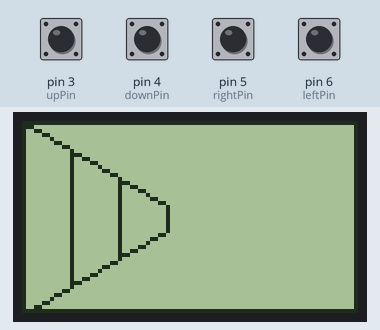
Recording of a sketch running on a simulated Arduino Uno, built with avr-gcc and run on an emulated ATmega328P. Shown: 84×48 one-colour display. Inputs (shaded band) come from the test bench; at power-on: pin 3 (upPin), pin 4 (downPin), pin 5 (rightPin), pin 6 (leftPin) HIGH. What the sketch prints to the serial monitor is not drawn.

Above: at 1.2 s.
1.3 s: pin 3 (upPin) pulled LOW for 1 s
At 2.04 s:
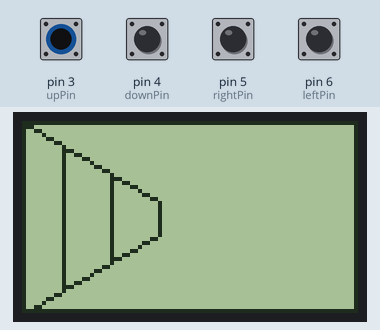
3.8 s: pin 6 (leftPin) pulled LOW for 0.15 s
At 5.8 s:
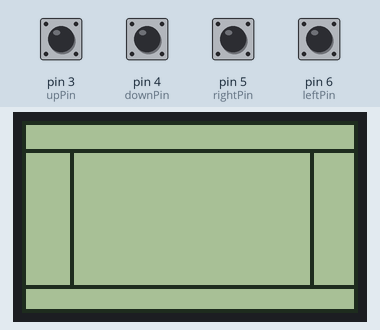
6.6 s: pin 4 (downPin) pulled LOW for 0.15 s
At 8.7 s:
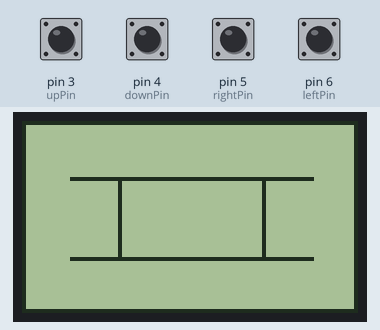
9.0 s: pin 5 (rightPin) pulled LOW for 0.15 s
At 10.5 s:
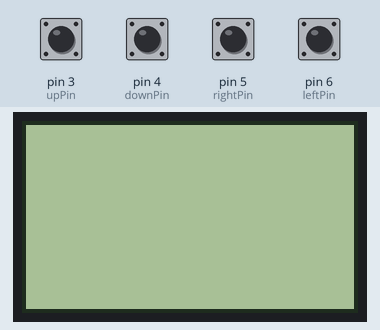
11.7 s: pin 3 (upPin) pulled LOW for 0.15 s
At 12.8 s:
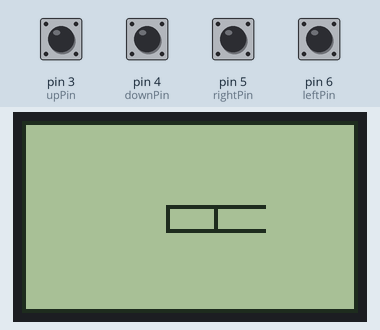
13.9 s: pin 4 (downPin) pulled LOW for 1 s
At 14.83 s:
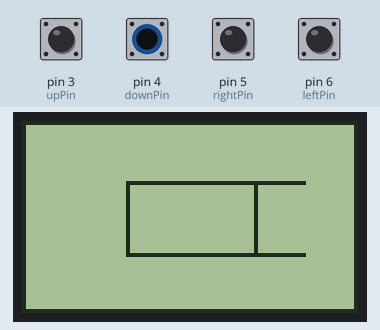
Timing chart, 0 to 16.9 s (numbered marks = the images above; inputs shaded):
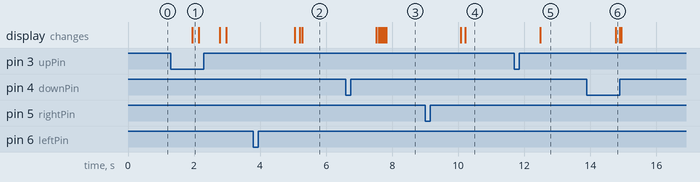

Measured:
- after the input at 1.3 s, the display: changes after 0.64 s (image 1)
- after the input at 3.8 s, the display: first changes after 1.3 s (image 2 shows a later state)
- after the input at 6.6 s, the display: first changes after 0.92 s (image 3 shows a later state)
- after the input at 9.0 s, the display: first changes after 1.1 s (image 4 shows a later state)
- after the input at 11.7 s, the display: changes after 0.79 s (image 5)
- after the input at 13.9 s, the display: changes after 0.86 s (image 6)

The sketch:

_3D_Maze_10.ino
```cpp
 // .ino (arduino) file

//--- include necessary header files ---
#include "blink.h"  // blink the led
#include "Point.h" // class for point
#include "Debug.h" // Prints  to Serial Monitor
#include "Maze.h"  // maze
#include "Buttons.h" // buttons
#include "Drawing.h" // graphics

#include "U8glib.h"// LCD library

//---- Main ----
void setup(void) {
  Serial.begin(9600); // Only used for debugging
  ResetMaze();        // initialize position & facing direction
  SetupDrawing();     // Get screen size, horiz vs vert ratio
  SetupButtons();     // Setup pushbutton I/O pin modes to input with internal pullup resistor
}

void loop(void) {
  CheckEscape();  // Have user reached any of the maze edges?
  CheckButtons(); // Handle user pushbuttons
  Animate();      // Compute animation variables

  // This u8g loop updates the screen (calling DrawMaze multiple times if necessary)
  u8g.firstPage();
  do {
    DrawMaze();   // Draw the maze (incorporating the animation parameters)
  } while ( u8g.nextPage() );
}
```

Buttons.h
```cpp
// Handles the pushbuttons

byte upPin = 3;
byte downPin = 4;
byte leftPin = 6;
byte rightPin = 5;

u8g_uint_t hInset;

//== Animation ==
unsigned long timeToMove;
u8g_uint_t zoom = 0;
u8g_uint_t zoomDir = 0;
u8g_uint_t zoomSpeed = 2;
u8g_uint_t hShift = 0;
u8g_uint_t turnSpeed = 16; // higher = faster
int bumpCount;
int vShift = 1;

// temp LCD
U8GLIB_PCD8544 u8g(
    13, 11, 9, 8,
    10); // SPI Com: SCK = 13, MOSI = 11, CS = 9, A0/DataCommand = 8, Reset = 10
u8g_uint_t screenWidth = u8g.getWidth();
u8g_uint_t screenHeight = u8g.getHeight();
u8g_uint_t screenHalfWidth, screenHalfHeight;

// added for serial output
void printInfo(String info, int pin)
{
  if (pin)
  {
    Serial.print("Pin");
    Serial.print(pin);
    Serial.print("has been called. ");
  }
  Serial.print("Instruction:");
  Serial.println(info);
}

void SetupButtons()
{
  pinMode(upPin, INPUT_PULLUP);
  pinMode(downPin, INPUT_PULLUP);
  pinMode(leftPin, INPUT_PULLUP);
  pinMode(rightPin, INPUT_PULLUP);
}

void TurnLeft() { youRotDir = -1; }

void TurnRight() { youRotDir = +1; }

void Bump()
{
  bumpCount = 3;
  vShift = 1;
}

void MoveForward()
{
  if (youDir == 0 && youRow > 0 && !Look(youRow - 1, youCol))
    youRowDir = -1; // Facing North
  if (youDir == 1 && youCol < (mazeColMax - 1) && !Look(youRow, youCol + 1))
    youColDir = +1; // Facing East
  if (youDir == 2 && youRow < (mazeRowMax - 1) && !Look(youRow + 1, youCol))
    youRowDir = +1; // Facing South
  if (youDir == 3 && youCol > 0 && !Look(youRow, youCol - 1))
    youColDir = -1; // Facing West
  if (youRowDir == 0 && youColDir == 0)
    Bump();
  else
  {
    zoom = 0;
    zoomDir = +zoomSpeed;
  }
}

void MoveBackward()
{
  if (youDir == 0 && youRow < (mazeRowMax - 1) && !Look(youRow + 1, youCol))
    youRowDir = +1; // Facing North
  if (youDir == 1 && youCol > 0 && !Look(youRow, youCol - 1))
    youColDir = -1; // Facing East
  if (youDir == 2 && youRow > 0 && !Look(youRow - 1, youCol))
    youRowDir = -1; // Facing South
  if (youDir == 3 && youCol < (mazeColMax - 1) && !Look(youRow, youCol + 1))
    youColDir = +1; // Facing West
  if (youRowDir == 0 && youColDir == 0)
    Bump();
  else
  {
    zoom = hInset;
    zoomDir = -zoomSpeed;
  }
}

void AnimateTurningLeftRight()
{
  if (youRotDir != 0 && millis() > timeToMove)
  {
    hShift += turnSpeed;
    if ((hShift <= 0) || (hShift >= screenWidth))
    {
      hShift = 0;
      youDir += youRotDir;
      if (youDir < 0)
        youDir = 3;
      if (youDir > 3)
        youDir = 0;
      youRotDir = 0;
    }
    timeToMove = millis() + 30;
  }
}

void AnimateWalkingForwardBackward()
{
  if (zoomDir != 0 && millis() > timeToMove)
  {
    zoom += zoomDir;
    if (zoom >= hInset || zoom <= 0)
    {
      zoom = 0;
      zoomDir = 0;
      youRow += youRowDir;
      youCol += youColDir;
      youRowDir = youColDir = 0;
    }
    timeToMove = millis() + 30;
  }
}

void AnimateBumpingIntoWall()
{
  if (bumpCount > 0 && millis() > timeToMove)
  {
    if (--bumpCount == 0)
    {
      printInfo("Bump into the wall", 0);
      vShift = 0;
    }
    else
    {
      vShift = 1 - vShift;
    }
    timeToMove = millis() + 50;
  }
}

void Animate()
{
  AnimateTurningLeftRight();
  AnimateWalkingForwardBackward();
  AnimateBumpingIntoWall();
}

void CheckButtons()
{
  if (youRowDir == 0 && youColDir == 0 &&
      youRotDir == 0)
  { // Only allow movement if we're not moving/rotating
    if (!digitalRead(leftPin))
    {
      TurnLeft();
      printInfo("Turn left", leftPin);
      Blink(leftPin);
    }

    if (!digitalRead(rightPin))
    {
      TurnRight();
      printInfo("Turn right", rightPin);
      Blink(rightPin);
    }

    if (!digitalRead(upPin))
    {
      MoveForward();
      printInfo("Move forward", upPin);
      Blink(upPin);
    }

    if (!digitalRead(downPin))
    {
      MoveBackward();
      printInfo("Move backward", downPin);
      Blink(downPin);
    }
  }
}

void CheckEscape()
{
  // Only check escape when player is not moving
  if (zoomDir == 0)
  {
    // Reached the end of maze
    if ((youRow == 0) || (youCol == 0) || (youRow == (mazeRowMax - 1))  ||
        (youCol == (mazeColMax - 1)))
    {
      printInfo("CONGRATS !!",0);
      ResetMaze();
    }
  }
}
```

Debug.h
```cpp
// Prints variables to Serial Monitor

unsigned long timeToDebug;

void Debug(String label, int value)
{
  Serial.print(label);
  Serial.print("=");
  Serial.println(value);
}

void DebugPoint(String label, Point point)
{
  Serial.print(label);
  Serial.print("=(");
  Serial.print(point.X);
  Serial.print(",");
  Serial.print(point.Y);
  Serial.println(")");
}
```

Drawing.h
```cpp
// Magic where the fake 3D happens

float ratio;
u8g_uint_t shift;
u8g_uint_t x0, y0;
bool blocked;

void SetupDrawing()
{
  u8g.setRot180();  // flip screen
  screenWidth = u8g.getWidth();
  screenHeight = u8g.getHeight();
  x0 = screenHalfWidth = screenWidth / 2;
  y0 = screenHalfHeight = screenHeight / 2;
  hInset = screenWidth / 7;
  ratio = 1.0 * screenHalfHeight / screenHalfWidth;
}

void XToCorners(u8g_uint_t x, Point* points) {
  u8g_uint_t y = (u8g_uint_t)(1.0 * x * ratio);
  points[0].Set(x0 - x, y0 - y); // 0 = top left
  points[1].Set(x0 + x, y0 - y); // 1 = top right
  points[2].Set(x0 + x, y0 + y); // 2 = bottom right
  points[3].Set(x0 - x, y0 + y); // 3 = bottom left
}

void DrawFrontLeftWall(Point* outs, Point* ins)
{
  u8g.drawLine(outs[0].X, outs[0].Y, ins[0].X, ins[0].Y);
  u8g.drawLine(ins[0].X, ins[0].Y, ins[3].X, ins[3].Y);
  u8g.drawLine(ins[3].X, ins[3].Y, outs[3].X, outs[3].Y);
}

void DrawFrontRightWall(Point* outs, Point* ins)
{
  u8g.drawLine(outs[1].X, outs[1].Y, ins[1].X, ins[1].Y);
  u8g.drawLine(ins[1].X, ins[1].Y, ins[2].X, ins[2].Y);
  u8g.drawLine(ins[2].X, ins[2].Y, outs[2].X, outs[2].Y);
}

void DrawBackLeftWall(Point* outs, Point* ins)
{
  u8g.drawLine(outs[0].X, ins[0].Y, ins[0].X, ins[0].Y);
  u8g.drawLine(ins[0].X, ins[0].Y, ins[3].X, ins[3].Y);
  u8g.drawLine(ins[3].X, ins[3].Y, outs[3].X, ins[3].Y);
}

void DrawBackRightWall(Point* outs, Point* ins)
{
  u8g.drawLine(outs[1].X, ins[1].Y, ins[1].X, ins[1].Y);
  u8g.drawLine(ins[1].X, ins[1].Y, ins[2].X, ins[2].Y);
  u8g.drawLine(ins[2].X, ins[2].Y, outs[2].X, ins[2].Y);
}

void DrawFrontWall(Point* outs, Point* ins)
{
  u8g.drawLine(outs[0].X, outs[0].Y, outs[1].X, outs[1].Y);
  u8g.drawLine(outs[1].X, outs[1].Y, outs[2].X, outs[2].Y);
  u8g.drawLine(outs[2].X, outs[2].Y, outs[3].X, outs[3].Y);
  u8g.drawLine(outs[3].X, outs[3].Y, outs[0].X, outs[0].Y);
}

void DrawBackWall(Point* outs, Point* ins)
{
  u8g.drawLine(ins[0].X, ins[0].Y, ins[1].X, ins[1].Y);
  u8g.drawLine(ins[1].X, ins[1].Y, ins[2].X, ins[2].Y);
  u8g.drawLine(ins[2].X, ins[2].Y, ins[3].X, ins[3].Y);
  u8g.drawLine(ins[3].X, ins[3].Y, ins[0].X, ins[0].Y);
}

//void DebugWalls(byte depth, byte col, byte row)
//{
//  if (millis() > timeToDebug)
//  {
//    Serial.println("--------------------------");
//    Debug("depth", depth);
//    Debug("col", col);
//    Debug("row", row);
//    Debug("hasFrontLeftWall", hasFrontLeftWall);
//    Debug("hasFrontWall", hasFrontWall);
//    Debug("hasFrontRightWall", hasFrontRightWall);
//    Debug("hasBackLeftWall", hasBackLeftWall);
//    Debug("hasBackWall", hasBackWall);
//    Debug("hasBackRightWall", hasBackRightWall);
//    timeToDebug = millis() + 2000;
//  }
//}

void TurnRightAnimation(Point* outs, Point* ins)
{
  for (byte i = 0; i < 4; i++) {
    outs[i].X = max(0, outs[i].X -   hShift);
    ins[i].X = max(0,ins[i].X -   hShift);
  }
}

void TurnLeftAnimation(Point* outs, Point* ins)
{
  for (byte i = 0; i < 4; i++) {
    outs[i].X = min(screenWidth,outs[i].X + hShift);
    ins[i].X = min(screenWidth,ins[i].X +  hShift);
  }
}

void BumpAnimation(byte depth, Point* outs, Point* ins)
{
  //if (depth==0) Buzz();
  int offset = vShift==0 ? -2 : +2;
  for (byte i = 0; i < 4; i++) {
    outs[i].X = min(screenWidth-1,max(0,outs[i].X - offset));
    ins[i].X = min(screenWidth-1,max(0,ins[i].X -  offset));
  }
//  for (byte i = 0; i < 4; i++) {
//    outs[i].Y = min(screenHeight-1,max(0,outs[i].Y - offset));
//    ins[i].Y = min(screenHeight-1,max(0,ins[i].Y -  offset));
//  }
}

void DrawWalls(byte depth, byte col, byte row)
{
  Point outs[4], ins[4];
  XToCorners(screenHalfWidth - hInset * depth       + (depth == 0 ? 0 : zoom), outs);
  XToCorners(screenHalfWidth - hInset * (depth + 1) + zoom, ins);

  if (youRotDir > 0) TurnRightAnimation(outs, ins);
  if (youRotDir < 0) TurnLeftAnimation(outs, ins);
  if (bumpCount > 0) BumpAnimation(depth,outs,ins);

  if (youDir == 0) LookNorth(row - depth, col);
  if (youDir == 1) LookEast(row, col + depth);
  if (youDir == 2) LookSouth(row + depth, col);
  if (youDir == 3) LookWest(row, col - depth);
  //DebugWalls(depth,row,col);

  if (hasFrontWall)
    DrawFrontWall(outs, ins);
  else
  {
    if (hasBackWall) DrawBackWall(outs, ins);

    if (hasFrontLeftWall) DrawFrontLeftWall(outs, ins);
    else if (hasBackLeftWall) DrawBackLeftWall(outs, ins);

    if (hasFrontRightWall) DrawFrontRightWall(outs, ins);
    else if (hasBackRightWall) DrawBackRightWall(outs, ins);
  }
}

void DrawMaze()
{
  u8g.drawFrame(0, 0, screenWidth, screenHeight);

  blocked = false; // Assume there's nothing in front of us
  for (byte depth = 0; depth < 3; depth++)
    if (!blocked) {
      DrawWalls(depth, youCol, youRow);
      blocked = hasFrontWall || hasBackWall;
    }
}
```

Maze.h
```cpp
// The maze itself and routines to check where the walls are

//== Maze ==
byte maze[][2] = {
    {B10111111, B11111111},
    {B10000000, B00000001},
    {B10000000, B00000001},
    {B10000000, B00000001},
    {B10000000, B00000001},
    {B10000000, B00000001},
    {B10000000, B00000001},
    {B11111111, B11111111},
};

byte mazeColMax = 16;
byte mazeRowMax = 8;

#define FacingNorth 0
#define FacingEast 1
#define FacingSouth 2
#define FacingWest 3

int youRow, youCol;               // player's location
int youDir = 0;                   // [0,1,2,3]=[N,E,S,W]
int youRotDir = 0;                // [-1,0,1]= turn [left,0,right]
int youRowDir = 0, youColDir = 0; // player's status of directions

bool hasFrontLeftWall;
bool hasFrontWall;
bool hasFrontRightWall;
bool hasBackLeftWall;
bool hasBackWall;
bool hasBackRightWall;

void ResetMaze()
{
  youCol = 1;     //[1-14]
  youRow = 6;   //[1-6]
  youDir = FacingNorth;
}

bool Look(byte row, byte col)
{
  if (row < 0 || row > mazeRowMax || col < 0 || col > mazeColMax)
  {
    return false;
  }
  else
  {
    int colByte = col / 8;
    return bitRead(maze[row][colByte], 7 - (col % 8));
  }
}

void LookNorth(byte row, byte col)
{
  hasFrontLeftWall = Look(row, col - 1);
  hasFrontWall = Look(row, col);
  hasFrontRightWall = Look(row, col + 1);
  hasBackLeftWall = Look(row - 1, col - 1);
  hasBackWall = Look(row - 1, col);
  hasBackRightWall = Look(row - 1, col + 1);
}

void LookEast(byte row, byte col)
{
  hasFrontLeftWall = Look(row - 1, col);
  hasFrontWall = Look(row, col);
  hasFrontRightWall = Look(row + 1, col);
  hasBackLeftWall = Look(row - 1, col + 1);
  hasBackWall = Look(row, col + 1);
  hasBackRightWall = Look(row + 1, col + 1);
}

void LookSouth(byte row, byte col)
{
  hasFrontLeftWall = Look(row, col + 1);
  hasFrontWall = Look(row, col);
  hasFrontRightWall = Look(row, col - 1);
  hasBackLeftWall = Look(row + 1, col + 1);
  hasBackWall = Look(row + 1, col);
  hasBackRightWall = Look(row + 1, col - 1);
}

void LookWest(byte row, byte col)
{
  hasFrontLeftWall = Look(row + 1, col);
  hasFrontWall = Look(row, col);
  hasFrontRightWall = Look(row - 1, col);
  hasBackLeftWall = Look(row + 1, col - 1);
  hasBackWall = Look(row, col - 1);
  hasBackRightWall = Look(row - 1, col - 1);
}
```

Point.cpp
```cpp
// Handy way to pass around X and Y as one variable

#include "U8glib.h"
#include "Point.h"

void Point::Set(u8g_uint_t x, u8g_uint_t y)
{
  X = x;
  Y = y;
}
```

Point.h
```cpp
// Handy way to pass around X and Y as one variable

#ifndef Point_h
#define Point_h

#include "U8glib.h"

class Point
{
  public:
    void Set(u8g_uint_t x, u8g_uint_t y);
    u8g_uint_t X;
    u8g_uint_t Y;
};

#endif
```

blink.h
```cpp
// to blink the LED

byte ledPin = 2;

void InitiateLED (){
    pinMode(ledPin,OUTPUT);
}

void Blink(int num){
    for(int i=0;i<num;++i){
        digitalWrite(ledPin,HIGH);
        delay(100);
        digitalWrite(ledPin,LOW);
        delay(100);
    }
}
```
